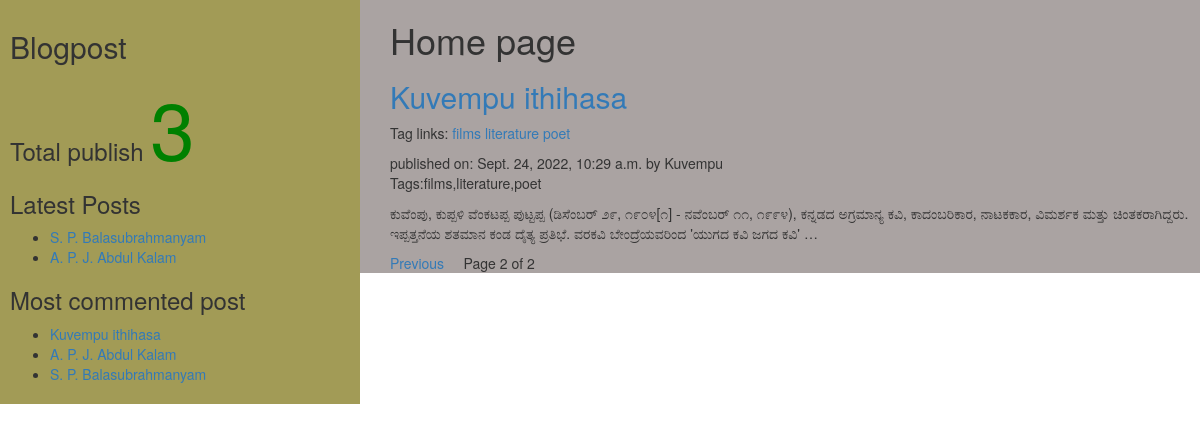
Screenshot of /?page=2 with the database file from the repository.
### App1/models.py (models this page shows, shortened)
class Post(models.Model):
	tags = TaggableManager()
	STATUS_CHOICE = (('draft','Draft'),('published','Published'))
	title = models.CharField(max_length=200)
	slug = models.SlugField(max_length=100, unique_for_date='publish')
	author = models.ForeignKey(User,related_name = 'blog_post',on_delete=models.CASCADE)
	body = models.TextField()
	publish = models.DateTimeField(default=timezone.now)
	created = models.DateTimeField(auto_now_add = True)
	updated = models.DateTimeField(auto_now = True)
	status = models.CharField(max_length=20,choices=STATUS_CHOICE, default='draft')
	objects = CustomManager()
	class Meta:
		ordering = ('-publish',)
	def get_absolute_url(self):
		return reverse('postdetail',args=[self.publish.year,self.publish.strftime('%m'),self.publish.strftime('%d'), self.slug])

### App1/views.py (the view)
# urls.py: url(r'^$',views.post_list_view),
def post_list_view(request,tag_slug=None):
	post_list = Post.objects.all()
	tag=None
	if tag_slug:
		tag=get_object_or_404(Tag,slug=tag_slug)
		post_list=post_list.filter(tags__in=[tag])
	paginator=Paginator(post_list,2)
	page_number=request.GET.get('page')
	try:
		post_list=paginator.page(page_number)
	except PageNotAnInteger:
		post_list=paginator.page(1)
	except EmptyPage:
		post_list=paginator.page(paginator.num_pages)
	d = {'post_list':post_list,'tag':tag}
	return render(request,'App1/post_list.html',d)

### App1/models.py (called while the page is built)
	def get_queryset(self):
		return super().get_queryset().filter(status='published')

### App1/templatetags/customtag.py (called while the page is built)
@register.simple_tag
def total_posts():
	return Post.objects.count()

@register.inclusion_tag('App1/latest_post.html')
def latest_post(count=3):
	latest_posts=Post.objects.order_by('-publish')[:count]
	return {'latest_posts':latest_posts}

@register.simple_tag
def most_commented_post(count=3):
	return Post.objects.annotate(total_comments=Count('Comments')).order_by('-total_comments')[:count]

### templates/App1/post_list.html (shortened to what this page needs)
<!DOCTYPE html>
{%extends 'App1/parent.html'%}
	{%block content_block%}
		<h1>Home page</h1>
		{%for post in post_list%}
			<p>
			<h2><a href="{{post.get_absolute_url}}"> {{post.title}} </a></h2>
			<p>Tag links:
			{%for tag in post.tags.all%}
				<a href="{%url "postlisttagname" tag.slug%}">{{tag.name}}</a>
			{%endfor%}
			</p>
			published on: {{post.publish}} by {{post.author|title}}
			<p>Tags:{{post.tags.all|join:','}}</p>
			{{post.body|truncatewords:30|linebreaks}}
			</p>
		{%endfor%}
		{%include 'App1/pagination.html' with page=post_list%}
	{%endblock%}

### templates/App1/parent.html (shortened to what this page needs)
<!DOCTYPE html>
<html>
{%load customtag%}
<head>
<link rel="stylesheet" href="https://cdn.jsdelivr.net/npm/bootstrap@3.3.7/dist/css/bootstrap.min.css">
<link rel="stylesheet" href="https://cdn.jsdelivr.net/npm/bootstrap@3.3.7/dist/css/bootstrap-theme.min.css">
</head>
<body>
	<div class="content" style="width:70%; float:right; background-color:#AAA3A2;
	height:100%; padding:0 0 0 30px">
		{%block content_block%}
		{%endblock%}
	</div>
	<div class="sidebar" style="width:30%; float:left; background-color:#A29B56; height:100%;padding:10px 10px 10px 10px ">
		<h2>Blogpost</h2>
		<h3>Total publish
			<span style="color: green;font-size:80px;">
				{%total_posts%}
			</span>
			<h3>Latest Posts</h3>
			{%latest_post 2%}
		</h3>
		<h3>Most commented post</h3>
		{%most_commented_post as m%}
		<ul>
			{%for post in m%}
				<li><a href="{{post.get_absolute_url}}">{{post.title}}</a></li>
			{%endfor%}
		</ul>
	</div>
</body>
</html>

### templates/App1/latest_post.html (shortened to what this page needs)
<!DOCTYPE html>
<html>
<head>
</head>
<body>
	<ul>
	{%for post in latest_posts%}
		<li><a href="{{post.get_absolute_url}}">{{post.title}}</a></li>
		{%endfor%}
	</ul>
</body>
</html>

### rows the page displays
Post: title "Kuvempu ithihasa", publish "Sept. 24, 2022, 10:29 a.m.", author "Kuvempu", tags.all "films,literature,poet", body "ಕುವೆಂಪು, ಕುಪ್ಪಳಿ ವೆಂಕಟಪ್ಪ ಪುಟ್ಟಪ್ಪ (ಡಿಸೆಂಬರ್ ೨೯, ೧೯೦೪[೧] - ನವೆಂಬರ್ ೧೧, ೧೯೯೪), ಕನ್ನಡದ ಅಗ್ರಮಾನ್ಯ ಕವಿ, ಕಾದಂಬರಿಕಾರ, ನಾಟಕಕಾರ, ವಿಮರ್ಶಕ ಮತ್ತು ಚಿಂತಕರಾಗಿದ್ದರು. ಇಪ್ಪತ್ತನೆಯ ಶತಮಾನ ಕಂಡ ದೈತ್ಯ ಪ್ರತಿಭೆ. ವರಕವಿ ಬೇಂದ್ರೆಯವರಿಂದ 'ಯುಗದ ಕವಿ ಜಗದ ಕವಿ' …"
Tag: name "films"
Tag: name "literature"
Tag: name "poet"
Post: title "S. P. Balasubrahmanyam"
Post: title "A. P. J. Abdul Kalam"

### other values shown
{{ page.number }} "2"
{{ page.paginator.num_pages }} "2"
